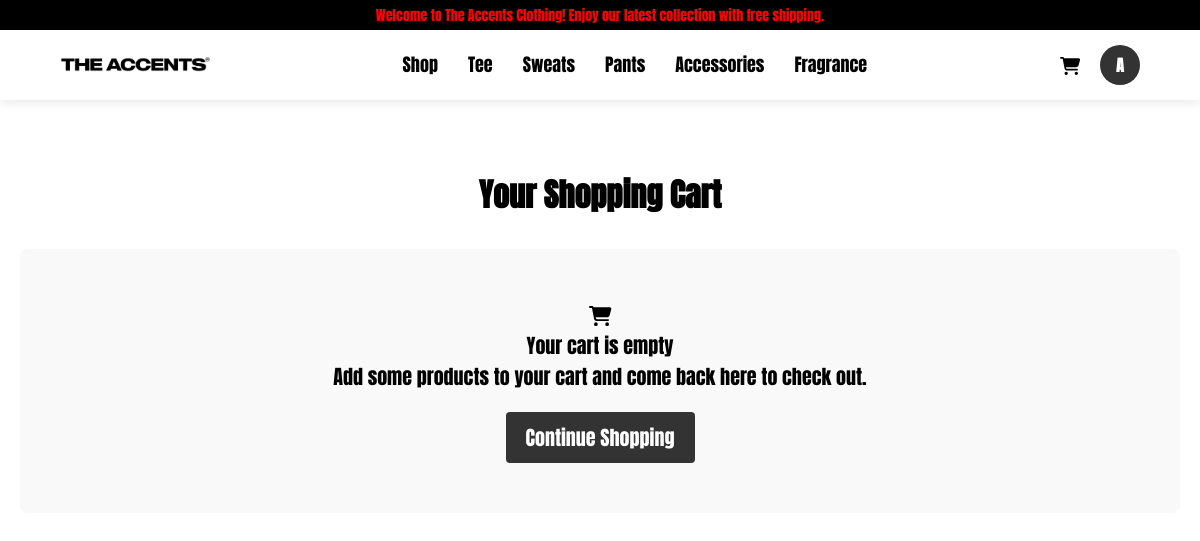
The app's page /cart.php (signed in) with its own data.
### tables this page shows
CREATE TABLE `categories` (
  `id` int(11) NOT NULL,
  `category_name` varchar(100) NOT NULL,
  `date_added` timestamp NOT NULL DEFAULT current_timestamp(),
  `date_edited` timestamp NOT NULL DEFAULT current_timestamp() ON UPDATE current_timestamp()
);

### cart.php (the view, shortened to what this page needs)
<?php
require 'db_connection.php';
$username = isset($_SESSION['username']) ? htmlspecialchars($_SESSION['username']) : "Guest";
$userId = isset($_SESSION['user_id']) ? $_SESSION['user_id'] : null;
$cart_query = "SELECT c.*, p.ProductName, p.Price, p.images
               FROM cart c
               JOIN products p ON c.product_id = p.ProductID
               WHERE c.user_id = $userId";
$cart_result = mysqli_query($conn, $cart_query);
$subtotal = 0;
$tax_rate = 0.08;
?>
<!DOCTYPE html>
<html lang="en">
<head>
    <link rel="stylesheet" href="https://cdnjs.cloudflare.com/ajax/libs/font-awesome/6.6.0/css/all.min.css">
</head>
<body>
<header>
        <div class="running-text">
            <span>Welcome to The Accents Clothing! Enjoy our latest collection with free shipping.</span>
        </div>
        <nav>
            <div class="logo">
                <a href="shop_customer.php"><img src="images/the_accents_logo.png" alt="The Accents Logo"></a>
            </div>
            <div class="nav-links">
                <a href="shop_customer.php">Shop</a>
                <?php
                $category_query = "SELECT category_name FROM categories";
                $category_result = $conn->query($category_query);
                if ($category_result && $category_result->num_rows > 0) {
                    while ($row = $category_result->fetch_assoc()) {
                        $category = htmlspecialchars($row['category_name']);
                        echo "<a href='shop_customer.php?category=$category'>$category</a>";
                    }
                }
                ?>
            </div>
                <div class="user-links">
                    <a href="cart.php"><i class="fas fa-shopping-cart"></i></a>
                    <div class="profile-container">
                        <div class="profile-circle" id="profileToggle">
                            <?php echo strtoupper(substr($username, 0, 1)); ?>
                        </div>
                    </div>
                </div>
        </nav>
    </header>
    <div class="container">
        <h1 class="cart-title">Your Shopping Cart</h1>
        <?php if (mysqli_num_rows($cart_result) > 0) : ?>
            <div class="cart-items">
                <?php
                while ($item = mysqli_fetch_assoc($cart_result)) :
                    $images = json_decode($item['images'], true);
                    $first_image = isset($images[0]) ? $images[0] : 'images/default-product.jpg';
                    $item_subtotal = $item['Price'] * $item['quantity'];
                    $subtotal += $item_subtotal;
                ?>
                <div class="cart-item" data-id="<?= (int)$item['id'] ?>"
                     data-price="<?= $item['Price'] ?>"
                     data-quantity="<?= $item['quantity'] ?>">
                    <input type="checkbox" class="item-checkbox" value="<?= (int)$item['id'] ?>" checked>
                    <img src="<?= htmlspecialchars($first_image) ?>" alt="<?= htmlspecialchars($item['ProductName']) ?>" class="cart-item-image">
                    <div class="cart-item-details">
                        <h3 class="cart-item-name"><?= htmlspecialchars($item['ProductName']) ?></h3>
                        <p class="cart-item-meta">Size: <?= htmlspecialchars($item['size']) ?></p>
                        <p class="cart-item-price">$<?= number_format($item['Price'], 2) ?></p>
                    </div>
                    <div class="cart-item-controls">
                        <div class="quantity-control">
                            <button class="quantity-btn decrease-btn" data-id="<?= (int)$item['id'] ?>">-</button>
                            <input type="number" class="quantity-input" value="<?= (int)$item['quantity'] ?>" min="1" data-id="<?= (int)$item['id'] ?>">
                            <button class="quantity-btn increase-btn" data-id="<?= (int)$item['id'] ?>">+</button>
                        </div>
                    </div>
                    <div class="cart-item-subtotal">
                        $<?= number_format($item_subtotal, 2) ?>
                    </div>
                    <i class="fas fa-trash remove-item" data-id="<?= (int)$item['id'] ?>" onclick="removeItem(<?= (int)$item['id'] ?>)"></i>
                </div>
                <?php endwhile; ?>
            </div>
            <?php
            $tax = $subtotal * $tax_rate;
            $total = $subtotal + $tax;
            ?>
            <div class="cart-summary">
                <div class="summary-row">
                    <span>Subtotal:</span>
                    <span id="summary-subtotal">$0.00</span>
                </div>
                <div class="summary-row">
                    <span>Tax (8%):</span>
                    <span id="summary-tax">$0.00</span>
                </div>
                <div class="summary-row">
                    <span>Shipping:</span>
                    <span id="summary-shipping">Free</span>
                </div>
                <div class="summary-row total">
                    <span>Total:</span>
                    <span id="summary-total">$0.00</span>
                </div>
            </div>
            <div class="cart-buttons">
                <button class="continue-shopping" onclick="window.location.href='shop_customer.php'">Continue Shopping</button>
                <button class="proceed-checkout" id="proceedToCheckoutBtn">Proceed to Checkout</button>
            </div>
        <?php else: ?>
            <div class="empty-cart">
                <i class="fas fa-shopping-cart"></i>
                <p>Your cart is empty</p>
                <p>Add some products to your cart and come back here to check out.</p>
                <a href="shop_customer.php">Continue Shopping</a>
            </div>
        <?php endif; ?>
    </div>
</body>
</html>

### cart.php (style rules this page uses)
* { margin: 0; padding: 0; font-family: "Anton", sans-serif; box-sizing: border-box; }
header { width: 100%; position: fixed; top: 0; left: 0; z-index: 1000; background: white; }
.running-text { background-color: black; color: red; padding: 10px 0; text-align: center; font-size: 14px; overflow: hidden; white-space: nowrap; position: relative; height: 30px; display: flex; align-items: center; font-family: "Atkinson Hyperlegible Mono", monospace; }
.running-text span { display: inline-block; position: absolute; width: 100%; background-color: black; animation: marquee 30s linear infinite; }
nav { display: flex; justify-content: space-between; align-items: center; padding: 15px 5%; background-color: white; box-shadow: 0px 2px 10px rgba(0, 0, 0, 0.1); }
.logo img { width: 150px; }
.nav-links { display: flex; gap: 30px; }
.nav-links a { position: relative; text-decoration: none; font-size: 18px; color: black; transition: 0.3s; display: inline-block; }
.nav-links a::after { content: ''; width: 0%; height: 2px; background: black; display: block; margin: auto; transition: 0.5s; }
.user-links { display: flex; align-items: center; gap: 20px; }
.user-links a { text-decoration: none; font-size: 18px; color: black; transition: 0.3s; }
.profile-circle { width: 40px; height: 40px; background-color: #333; color: white; font-size: 16px; font-weight: bold; display: flex; align-items: center; justify-content: center; border-radius: 50%; text-transform: uppercase; cursor: pointer; }
.container { max-width: 1200px; margin: 150px auto 50px; padding: 20px; }
.cart-title { font-size: 32px; margin-bottom: 30px; text-align: center; }
.profile-container { position: relative; display: inline-block; }
.empty-cart { text-align: center; padding: 50px 20px; font-size: 20px; background: #f9f9f9; border-radius: 8px; }
.empty-cart a { display: inline-block; margin-top: 20px; padding: 10px 20px; background: #333; color: white; text-decoration: none; border-radius: 4px; }

### records on screen
categories: category_name "Tee"
categories: category_name "Sweats"
categories: category_name "Pants"
categories: category_name "Accessories"
categories: category_name "Fragrance"

### other values on screen
substr($username, 0, 1) "A"
